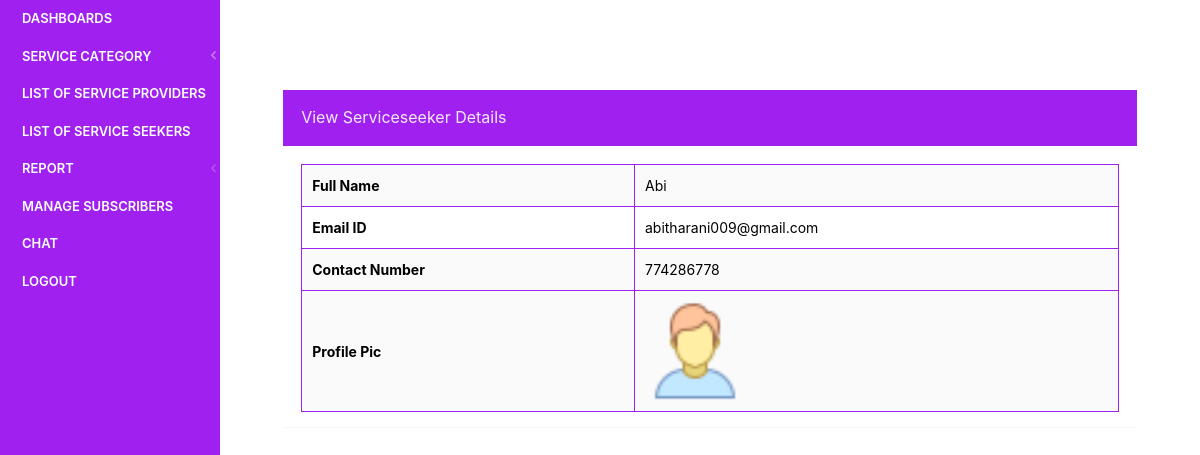
/findus/admin/view-jobseeker-details.php?viewid=1 (signed in), run on the app's committed database.
### tables this page shows
CREATE TABLE `tbljobseekers` (
  `id` int(11) NOT NULL,
  `FullName` varchar(150) DEFAULT NULL,
  `EmailId` varchar(150) DEFAULT NULL,
  `ContactNumber` bigint(15) DEFAULT NULL,
  `Password` varchar(150) DEFAULT NULL,
  `reset_pass` varchar(150) DEFAULT NULL,
  `ProfilePic` varchar(200) DEFAULT NULL,
  `RegDate` timestamp NULL DEFAULT current_timestamp(),
  `LastUpdationDate` timestamp NULL DEFAULT NULL ON UPDATE current_timestamp(),
  `IsActive` int(1) DEFAULT NULL
);

### findus/admin/view-jobseeker-details.php (the view, shortened to what this page needs)
<?php
include('includes/dbconnection.php');
if (strlen($_SESSION['jpaid']==0)) {
  header('location:logout.php');
  } else{
?>
<!doctype html>
 <html lang="en" class="no-focus">
    <head>
<link rel="stylesheet" id="css-main" href="assets/css/codebase.min.css">
</head>
    <body>
        <div id="page-container" class="sidebar-o sidebar-inverse side-scroll page-header-fixed main-content-narrow">
             <?php include_once('includes/sidebar.php');?>
            <main id="main-container">
                <div class="content">
                    <div class="row">
                        <div class="col-md-12">
                            <div class="block block-themed">
                                <div class="block-header bg-gd-emerald">
                                    <h3 class="block-title">View Serviceseeker Details</h3>
                                </div>
                                <div class="block-content">
                                    <?php
                  $vid=$_GET['viewid'];
$sql="SELECT * from tbljobseekers where id=:vid";
$query = $dbh -> prepare($sql);
$query-> bindParam(':vid', $vid, PDO::PARAM_STR);
$query->execute();
$results=$query->fetchAll(PDO::FETCH_OBJ);
$cnt=1;
if($query->rowCount() > 0)
{
foreach($results as $row)
{               ?>
                            <table border="1" class="table table-bordered table-striped table-vcenter js-dataTable-full-pagination">
                                            <tr style="color:#000;">
    <th>Full Name</th>
    <td><?php  echo $row->FullName;?></td>
    </tr>
    <tr style="color:#000;">
    <th>Email ID</th>
    <td><?php  echo $row->EmailId;?></td>
  </tr>
  <tr style="color:#000;">
    <th>Contact Number</th>
    <td><?php  echo $row->ContactNumber;?></td>
  </tr>
  <tr>
   <tr style="color:#000;">
    <th>Profile Pic</th>
    <td><img src="../images/<?php echo $row->ProfilePic;?>" width="100" height="100"></td>
  </tr>
<?php $cnt=$cnt+1;}} ?>
</table>
                                </div>
                            </div>
                        </div>
                       </div>
                </div>
            </main>
        </div>
    </body>
</html>
<?php }  ?>

### data on the page
tbljobseekers: FullName "Abi", EmailId "abitharani009@gmail.com", ContactNumber "774286778", ProfilePic (picture)
